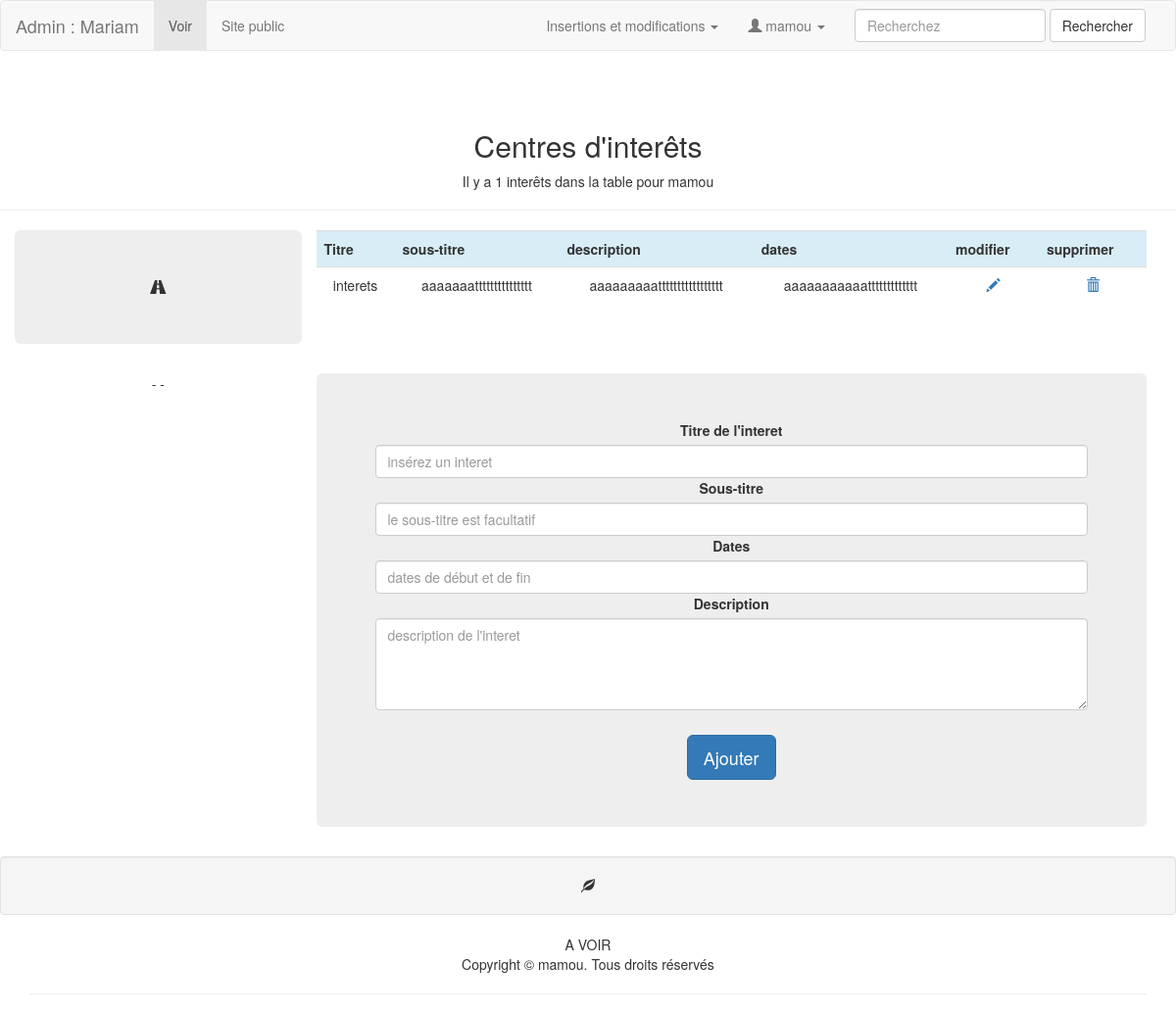
/admin/interets.php (signed in), run on the app's committed database.
### tables this page shows
CREATE TABLE `utilisateurs` (
  `id_utilisateur` int(11) NOT NULL,
  `prenom` varchar(25) NOT NULL,
  `nom` varchar(25) NOT NULL,
  `email` varchar(50) NOT NULL,
  `telephone` int(20) NOT NULL,
  `mdp` varchar(13) NOT NULL,
  `pseudo` varchar(13) NOT NULL,
  `avatar` varchar(255) NOT NULL,
  `age` int(5) NOT NULL,
  `date_naissance` date NOT NULL,
  `sexe` enum('Femme','Homme','Autre') NOT NULL,
  `etat_civil` enum('M','Mme','Autre') NOT NULL,
  `statut_martial` varchar(13) NOT NULL,
  `adresse` text NOT NULL,
  `code_postal` int(11) NOT NULL,
  `ville` varchar(25) NOT NULL,
  `pays` varchar(25) NOT NULL
);

CREATE TABLE `interets` (
  `id_interet` int(11) NOT NULL,
  `titre_i` varchar(45) NOT NULL,
  `sous_titre_i` varchar(45) NOT NULL,
  `dates_i` varchar(45) NOT NULL,
  `description_i` text NOT NULL,
  `utilisateur_id` int(11) NOT NULL
);

### admin/interets.php (the view, shortened to what this page needs)
<?php require '../connexion/connexion.php' ?>
<?php
	if(isset($_SESSION['connexion']) && $_SESSION['connexion']=='connecté'){
		$id_utilisateur=$_SESSION['id_utilisateur'];
	}else{
		header('location:authentification.php');
	}
	?>
<!DOCTYPE html>
<html lang="fr">
<head>
	<?php
		$sql = $pdoCV->query(" SELECT * FROM utilisateurs WHERE id_utilisateur ='$id_utilisateur' ");
		$ligne_utilisateur = $sql->fetch();
	?>
<link rel="stylesheet" href="../css/bootstrap.css">
</head>
<body>
<?php include("include_nav.php"); ?>
<section>
  <div class="row">
   <?php
		$sql = $pdoCV->prepare("SELECT * FROM interets WHERE utilisateur_id = '$id_utilisateur' ORDER BY id_interet DESC ");
		$sql->execute();
		$nbr_interets = $sql->rowCount();
	 ?>
    <div class="col-lg-12 page-header text-center">
      <h2>Centres d'interêts</h2>
      <p>Il y a <?php echo $nbr_interets; ?> interêts dans la table pour <?php echo $ligne_utilisateur['pseudo']; ?></p>
    </div>
  </div>
  <div class="container">
    <div class="row text-center">
     <div class="col-xs-3 jumbotron">
          	<span class="glyphicon glyphicon-road"></span>
     </div>
      <div class="col-xs-9 text-center">
	<table class="table table-striped">
		<tbody>
		<tr class="info">
			<th scope="col">Titre</th>
			<th scope="col">sous-titre</th>
		  	<th scope="col">description</th>
		  	<th scope="col">dates</th>
			<th scope="col">modifier</th>
			<th scope="col">supprimer</th>
		</tr>
		<tr>
			<?php while ($ligne_interet = $sql->fetch()) { ?>
			<td><?php echo $ligne_interet['titre_i']; ?></td>
			<td><?php echo $ligne_interet['sous_titre_i']; ?></td>
			<td><?php echo $ligne_interet['description_i']; ?></td>
			<td><?php echo $ligne_interet['dates_i']; ?></td>
			<td><a href="modif_interet.php?id_interet=<?php echo $ligne_interet['id_interet']; ?>"><span class="glyphicon glyphicon-pencil"></span></a></td>
			<td><a class="supprimer" href="interets.php?id_interet=<?php echo $ligne_interet['id_interet']; ?>"><span class="glyphicon glyphicon-trash"></span></a></span></td>
		</tr>
			<?php } ?>
		</tbody>
	</table>
      </div>
    </div>
        <div class="row text-center">
          <div class="col-xs-3">- -
          </div>
          <div class="text-center col-xs-9">
           <div class="jumbotron">
            <form action="interets.php" method="post" class="text-center">
              <div class="form-group">
                <label for="titre_i">Titre de l'interet</label>
                <input type="text" name="titre_i" class="form-control" id="titre_i" placeholder="insérez un interet">
                <label for="sous_titre_i">Sous-titre</label>
                <input type="text" name="sous_titre_i" class="form-control" id="sous_titre_i" placeholder="le sous-titre est facultatif">
                <label for="dates_i">Dates</label>
                <input type="text" name="dates_i" class="form-control" id="dates_i" placeholder="dates de début et de fin">
                <label for="description_i">Description</label>
                <textarea name="description_i" cols="80" rows="4" class="form-control" id="description_i" placeholder="description de l'interet"></textarea>
              </div>
              <input type="submit" value="Ajouter" class="btn btn-primary btn-lg" style="margin-top: 10px;">
            </form>
          </div>
        </div>
      </div>
</section>
<div class="well text-center"><span class="glyphicon glyphicon-leaf"></span></div>
	<?php include("include_footer.php"); ?>
</body>
</html>

### admin/include_nav.php (shortened to what this page needs)
<nav class="navbar navbar-default">
  <div class="container-fluid">
    <div class="navbar-header">
      <a class="navbar-brand" href="index.php">Admin : <?php echo $ligne_utilisateur['prenom']; ?></a></div>
    <div class="collapse navbar-collapse" id="bs-example-navbar-collapse-1">
      <ul class="nav navbar-nav">
        <li class="active"><a href="#">Voir <span class="sr-only">(current)</span></a> </li>
        <li><a href="../index.php" target="_blank">Site public</a></li>
      </ul>
      <form class="navbar-form navbar-right" role="search">
        <div class="form-group">
          <input type="text" class="form-control" placeholder="Recherchez">
        </div>
        <button type="submit" class="btn btn-default">Rechercher</button>
      </form>
      <ul class="nav navbar-nav navbar-right">
        <li class="dropdown"> <a href="#" class="dropdown-toggle" data-toggle="dropdown" role="button" aria-expanded="false" aria-haspopup="true">Insertions et modifications <span class="caret"></span></a>
        </li>
            <li class="dropdown"><a href="#" class="dropdown-toggle" data-toggle="dropdown" role="button" aria-expanded="false" aria-haspopup="true"> <span class="glyphicon glyphicon-user"></span> <?php echo $ligne_utilisateur['pseudo']; ?> <span class="caret"></span></a>
            </li>
      </ul>
    </div>
  </div>
</nav>

### admin/include_footer.php
<div class="container">
  <div class="row">
    <div class="col-lg-offset-3 col-xs-12 col-lg-6 text-center">
      A VOIR
    </div>
  </div>
</div>
 <footer class="text-center">
  <div class="container">
    <div class="row">
      <div class="col-xs-12">
        <p>Copyright © <?php echo $ligne_utilisateur['pseudo']; ?>. Tous droits réservés</p>
        <hr>
      </div>
    </div>
  </div>
</footer>

### data on the page
utilisateurs: prenom "Mariam", pseudo "mamou"
interets: titre_i "interets", sous_titre_i "aaaaaaattttttttttttttt", description_i "aaaaaaaaattttttttttttttttt", dates_i "aaaaaaaaaaattttttttttttt"

### other printed values
$nbr_interets "1"
